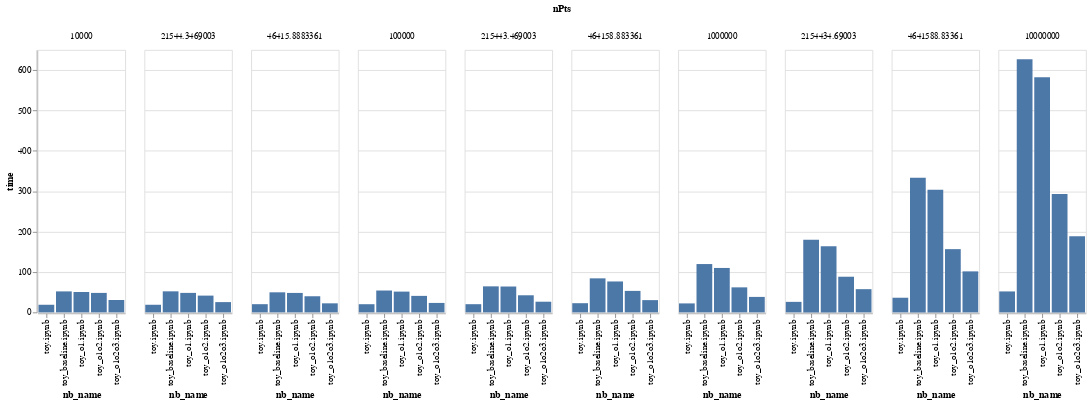

The notebook cell saved with this chart:
### Code cell
alt.Chart(df).mark_bar().encode(
    x = "nb_name",
    y = "time",
    column="nPts"
    
)

### Figure 1 — Vega-Lite specification as saved in the notebook (floating-point values rounded to 4 significant figures)
{"config": {"view": {"continuousWidth": 400, "continuousHeight": 300}}, "data": {"name": "data-380da96e4394cad6c82905646cd6a997"}, "mark": "bar", "encoding": {"column": {"type": "quantitative", "field": "nPts"}, "x": {"type": "nominal", "field": "nb_name"}, "y": {"type": "quantitative", "field": "time"}}, "$schema": "https://vega.github.io/schema/vega-lite/v4.8.1.json", "datasets": {"data-380da96e4394cad6c82905646cd6a997": [{"nb_name": "toy_o1o2.ipynb", "time": 48.2, "nPts": 10000.0}, {"nb_name": "toy.ipynb", "time": 18.86, "nPts": 10000.0}, {"nb_name": "toy_o1.ipynb", "time": 50.41, "nPts": 10000.0}, {"nb_name": "toy_o1o2o3.ipynb", "time": 30.62, "nPts": 10000.0}, {"nb_name": "toy_baseline.ipynb", "time": 51.94, "nPts": 10000.0}, {"nb_name": "toy_o1o2.ipynb", "time": 41.53, "nPts": 21540.0}, {"nb_name": "toy.ipynb", "time": 18.85, "nPts": 21540.0}, {"nb_name": "toy_o1.ipynb", "time": 48.23, "nPts": 21540.0}, {"nb_name": "toy_o1o2o3.ipynb", "time": 25.43, "nPts": 21540.0}, {"nb_name": "toy_baseline.ipynb", "time": 52.1, "nPts": 21540.0}, {"nb_name": "toy_o1o2.ipynb", "time": 39.94, "nPts": 46420.0}, {"nb_name": "toy.ipynb", "time": 20.3, "nPts": 46420.0}, {"nb_name": "toy_o1.ipynb", "time": 48.15, "nPts": 46420.0}, {"nb_name": "toy_o1o2o3.ipynb", "time": 22.42, "nPts": 46420.0}, {"nb_name": "toy_baseline.ipynb", "time": 49.68, "nPts": 46420.0}, {"nb_name": "toy_o1o2.ipynb", "time": 40.85, "nPts": 100000.0}, {"nb_name": "toy.ipynb", "time": 20.22, "nPts": 100000.0}, {"nb_name": "toy_o1.ipynb", "time": 51.43, "nPts": 100000.0}, {"nb_name": "toy_o1o2o3.ipynb", "time": 23.39, "nPts": 100000.0}, {"nb_name": "toy_baseline.ipynb", "time": 54.1, "nPts": 100000.0}, {"nb_name": "toy_o1o2.ipynb", "time": 42.33, "nPts": 215400.0}, {"nb_name": "toy.ipynb", "time": 20.28, "nPts": 215400.0}, {"nb_name": "toy_o1.ipynb", "time": 64.04, "nPts": 215400.0}, {"nb_name": "toy_o1o2o3.ipynb", "time": 26.41, "nPts": 215400.0}, {"nb_name": "toy_baseline.ipynb", "time": 64.44, "nPts": 215400.0}, {"nb_name": "toy_o1o2.ipynb", "time": 53.2, "nPts": 464200.0}, {"nb_name": "toy.ipynb", "time": 22.74, "nPts": 464200.0}, {"nb_name": "toy_o1.ipynb", "time": 76.54, "nPts": 464200.0}, {"nb_name": "toy_o1o2o3.ipynb", "time": 30.35, "nPts": 464200.0}, {"nb_name": "toy_baseline.ipynb", "time": 84.24, "nPts": 464200.0}, {"nb_name": "toy_o1o2.ipynb", "time": 61.96, "nPts": 1000000.0}, {"nb_name": "toy.ipynb", "time": 22.22, "nPts": 1000000.0}, {"nb_name": "toy_o1.ipynb", "time": 110.0, "nPts": 1000000.0}, {"nb_name": "toy_o1o2o3.ipynb", "time": 38.3, "nPts": 1000000.0}, {"nb_name": "toy_baseline.ipynb", "time": 119.7, "nPts": 1000000.0}, {"nb_name": "toy_o1o2.ipynb", "time": 88.28, "nPts": 2154000.0}, {"nb_name": "toy.ipynb", "time": 26.03, "nPts": 2154000.0}, {"nb_name": "toy_o1.ipynb", "time": 164.0, "nPts": 2154000.0}, {"nb_name": "toy_o1o2o3.ipynb", "time": 57.46, "nPts": 2154000.0}, {"nb_name": "toy_baseline.ipynb", "time": 179.5, "nPts": 2154000.0}, {"nb_name": "toy_o1o2.ipynb", "time": 156.6, "nPts": 4642000.0}, {"nb_name": "toy.ipynb", "time": 36.25, "nPts": 4642000.0}, {"nb_name": "toy_o1.ipynb", "time": 303.9, "nPts": 4642000.0}, {"nb_name": "toy_o1o2o3.ipynb", "time": 101.5, "nPts": 4642000.0}, {"nb_name": "toy_baseline.ipynb", "time": 333.5, "nPts": 4642000.0}, {"nb_name": "toy_o1o2.ipynb", "time": 292.9, "nPts": 10000000.0}, {"nb_name": "toy.ipynb", "time": 51.86, "nPts": 10000000.0}, {"nb_name": "toy_o1.ipynb", "time": 582.3, "nPts": 10000000.0}, {"nb_name": "toy_o1o2o3.ipynb", "time": 188.8, "nPts": 10000000.0}, {"nb_name": "toy_baseline.ipynb", "time": 626.8, "nPts": 10000000.0}]}}
